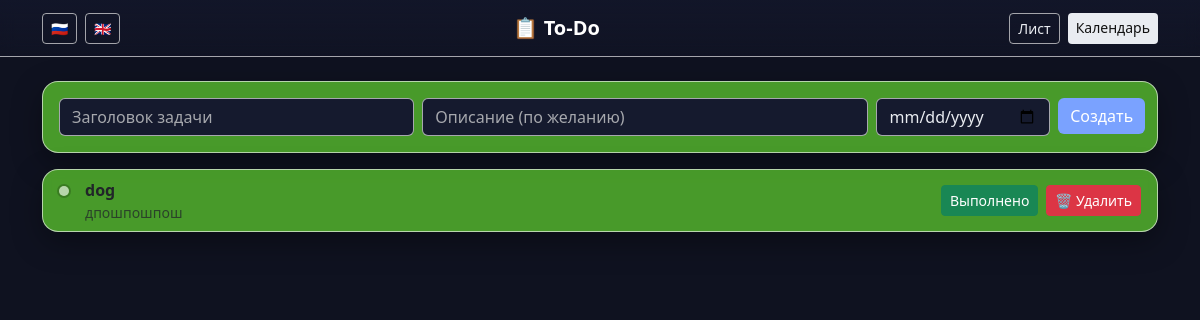
The app's page /, older data.
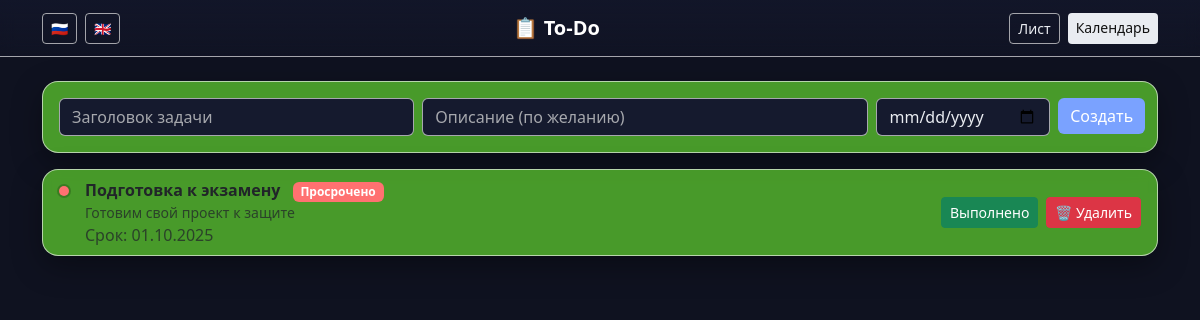
The same page, newer data.
### tables this page shows
CREATE TABLE tasks (
            id INTEGER PRIMARY KEY AUTOINCREMENT,
            title TEXT NOT NULL,
            description TEXT,
            due_date TEXT, -- ISO формат YYYY-MM-DD
            complete INTEGER NOT NULL DEFAULT 0,
            created_at TEXT DEFAULT (datetime('now')),
            completed_at TEXT
        );

### app.py (the view)
@app.route("/")
def index():
    conn = get_db_connection()
    tasks = conn.execute(
        "SELECT * FROM tasks ORDER BY complete ASC, due_date IS NULL, due_date ASC, id DESC"
    ).fetchall()
    conn.close()
    has_today = any(is_today(t) and not t["complete"] for t in tasks)
    return render_template("index.html", tasks=tasks, is_overdue=is_overdue, is_today=is_today, has_today=has_today)

### app.py (called while the page is built)
@app.context_processor  # Декоратор
def inject_translations():
    lang = request.args.get("lang", "ru")
    return dict(
        t=translations.get(lang, translations["ru"]),
        current_lang=lang
    )

def get_db_connection():
    conn = sqlite3.connect(DB_PATH)
    conn.row_factory = sqlite3.Row
    return conn

@app.template_filter("human_date")
def human_date(value):
    if not value:
        return ""
    try:
        d = datetime.strptime(value, "%Y-%m-%d").date()
        return d.strftime("%d.%m.%Y")
    except Exception:
        return value

def is_overdue(task):
    if task["complete"]:
        return False
    due = task["due_date"]
    if not due:
        return False
    try:
        d = datetime.strptime(due, "%Y-%m-%d").date()
        return d < date.today()
    except:
        return False

def is_today(task):
    due = task["due_date"]
    if not due:
        return False
    try:
        d = datetime.strptime(due, "%Y-%m-%d").date()
        return d == date.today()
    except:
        return False

### templates/index.html (shortened to what this page needs)
{% extends "base.html" %}
{% block content %}
<div class="card card-glass mb-3">
  <div class="card-body">
    <form action="{{ url_for('add') }}" method="post" class="row g-2 align-items-start">
      <div class="col-12 col-md-4">
        <input type="text" name="title" class="form-control form-control-dark" placeholder="{{ t['task_title'] }}" required>
      </div>
      <div class="col-12 col-md-5">
        <input type="text" name="description" class="form-control form-control-dark" placeholder="{{ t['task_description'] }}">
      </div>
      <div class="col-8 col-md-2">
        <input type="date" name="due_date" class="form-control form-control-dark" placeholder="{{ t['task_due'] }}">
      </div>
      <div class="col-4 col-md-1 d-grid">
        <button type="submit" class="btn btn-primary">{{ t["add_task"] }}</button>
      </div>
    </form>
  </div>
</div>
<ul class="list-group list-group-flush shadow-soft">
  {% for task in tasks %}
  <li class="list-group-item item-dark d-flex flex-column flex-md-row justify-content-between align-items-start align-items-md-center gap-2"
      data-due="{{ task.due_date }}"
      data-title="{{ task.title }}">
    <div class="d-flex align-items-start gap-3">
      <div class="status-dot {% if task.complete %}done{% elif is_overdue(task) %}overdue{% elif is_today(task) %}today{% endif %}"></div>
      <div>
        <div class="fw-semibold {% if task.complete %}text-decoration-line-through opacity-75{% endif %}">
          {{ task.title }}
          {% if is_overdue(task) %}<span class="badge bg-danger ms-2">{{ t["overdue"] }}</span>{% endif %}
        </div>
        {% if task.description %}
          <div class="text-muted small">{{ task.description }}</div>
        {% endif %}
        {% if task.due_date %}
          <div class="text-muted xsmall">Срок: {{ task.due_date|human_date }}</div>
        {% endif %}
      </div>
    </div>
    <div class="d-flex gap-2">
      {% if not task.complete %}
        <a href="{{ url_for('complete', task_id=task.id) }}" class="btn btn-success btn-sm">{{ t["complete"] }}</a>
      {% else %}
        <a href="{{ url_for('uncomplete', task_id=task.id) }}" class="btn btn-outline-secondary btn-sm">{{ t["uncomplete"] }}</a>
      {% endif %}
      <a href="{{ url_for('delete', task_id=task.id) }}" class="btn btn-danger btn-sm">🗑 {{ t["delete"] }}</a>
    </div>
  </li>
  {% endfor %}
</ul>
{% endblock %}

### templates/base.html (shortened to what this page needs)
<!DOCTYPE html>
<html lang="ru">
<head>
  <link href="https://cdn.jsdelivr.net/npm/bootstrap@5.3.2/dist/css/bootstrap.min.css" rel="stylesheet">
  <link href="{{ url_for('static', filename='style.css') }}" rel="stylesheet">
</head>
<body class="bg-app text-app">
  <nav class="navbar navbar-dark navbar-blur mb-4">
    <div class="container d-flex justify-content-between align-items-center">
      <div class="d-flex gap-2">
        <a class="btn btn-outline-light btn-sm" href="{{ url_for('index', lang='ru') }}">🇷🇺</a>
        <a class="btn btn-outline-light btn-sm" href="{{ url_for('index', lang='en') }}">🇬🇧</a>
      </div>
      <a class="navbar-brand fw-semibold" href="{{ url_for('index', lang=current_lang) }}">📋 To-Do</a>
      <div class="d-flex gap-2">
        <a class="btn btn-outline-light btn-sm" href="{{ url_for('index', lang=current_lang) }}">{{ t["list"] }}</a>
        <a class="btn btn-light btn-sm" href="{{ url_for('calendar_view', lang=current_lang) }}">{{ t["calendar"] }}</a>
      </div>
    </div>
  </nav>
  <main class="container mb-5">
    {% block content %}{% endblock %}
  </main>
</body>
</html>

### static/style.css (style rules this page uses)
:root { --bg: #0f1220; --bg-soft: #151a2e; --bg-glass: rgba(106, 232, 49, 0.64); --text: #e9ecf1; --muted: rgba(248, 248, 246, 0.64); --primary: #7aa2ff; --success: #5ad19a; --danger: #ff7171; --info: #67d4ff; --border: rgba(248, 248, 246, 0.64); --shadow: 0 10px 30px rgba(0,0,0,0.35); }
html, body { background: var(--bg); color: var(--text); }
.bg-app { background: var(--bg); }
.text-app { color: var(--text); }
.navbar-blur { background: linear-gradient(180deg, rgba(20,24,45,0.7), rgba(20,24,45,0.3)); backdrop-filter: blur(8px); border-bottom: 1px solid var(--border); }
.card-glass, .shadow-soft { background: var(--bg-glass); backdrop-filter: blur(6px); border: 1px solid var(--border); box-shadow: var(--shadow); border-radius: 16px; }
.list-group-flush .list-group-item { background: transparent; border-color: var(--bg-glass); }
.item-dark { background: linear-gradient(180deg, rgba(255,255,255,0.03), rgba(163, 178, 154, 0.64)); }
.form-control-dark { background: var(--bg-soft); color: var(--text); border: 1px solid var(--border); }
.form-control-dark::placeholder { color: var(--muted); }
.btn-primary { background: var(--primary); border: none; }
.btn-outline-light { border-color: var(--border); color: var(--text); }
.btn-light { background: var(--text); color: #111; border: none; }
.badge.bg-danger { background: var(--danger) !important; }
.status-dot { width: 10px; height: 10px; border-radius: 50%; margin-top: 8px; background: var(--muted); box-shadow: 0 0 0 2px rgba(0,0,0,0.2); }
.status-dot.overdue { background: var(--danger); }

Row changes from the older to the newer data that the page shows:
removed tasks: complete 0 (drawn), title "dog", description "дпошпошпош", complete "Выполнено", delete "Удалить"
added tasks: complete 0 (drawn), title "Подготовка к экзамену", overdue "Просрочено", description "Готовим свой проект к защите", due_date|human_date "01.10.2025", complete "Выполнено", delete "Удалить"
